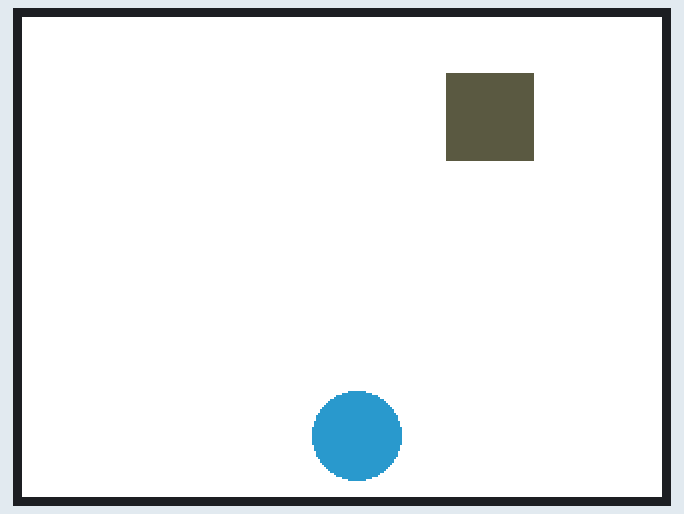
Recording of a sketch running on a simulated ESP32. On the bench: 320×240 colour display. Random numbers use the default seed unless the sketch sets one.

Above: at 0.28 s.
At 5.14 s:
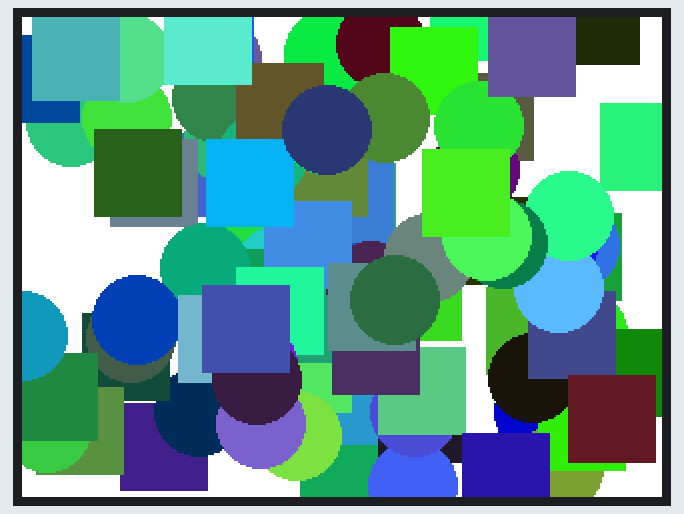
At 10.11 s:
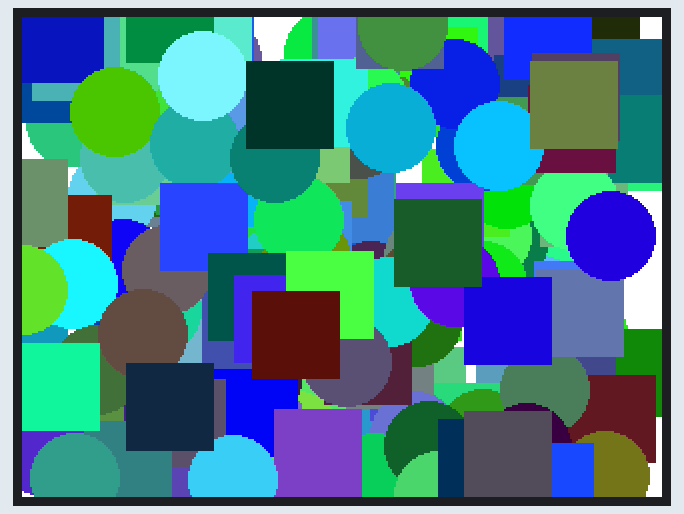
At 20.05 s:
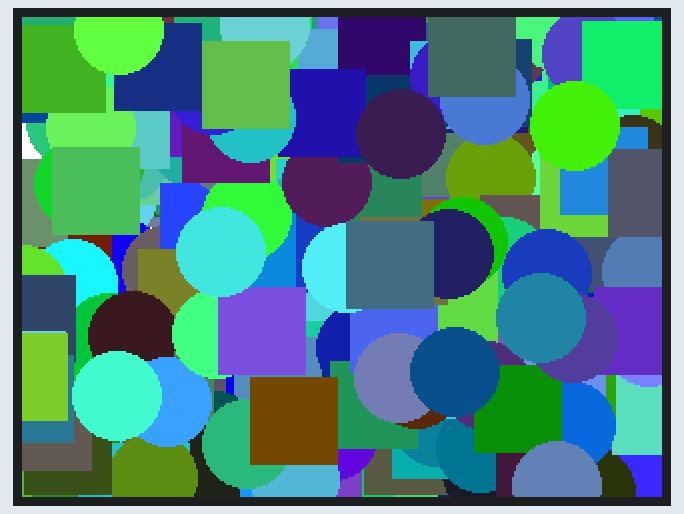
At 29.98 s:
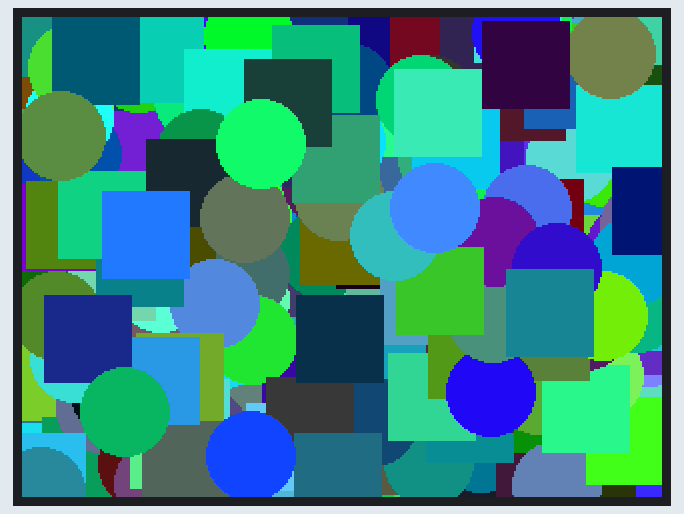
At 39.93 s:
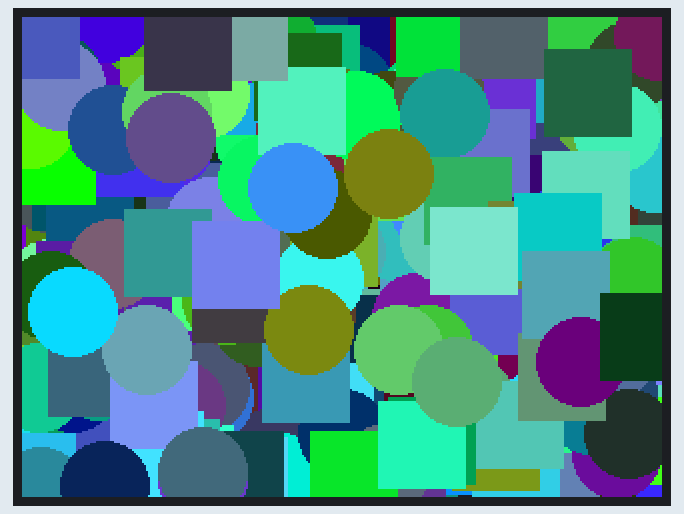

The sketch:

03_Display.ino
```cpp
#include "M5Unified.h"

// https://docs.m5stack.com/en/arduino/m5sticks3/display

void draw_function(LovyanGFX *gfx)
{
    int x = rand() % gfx->width();
    int y = rand() % gfx->height();
    int r = (gfx->width() >> 4) + 2;
    uint16_t c = rand();
    gfx->fillRect(x - r, y - r, r * 2, r * 2, c);
}

void setup()
{
    auto cfg = M5.config();
    M5.begin(cfg);

    M5.Power.setExtOutput(false); // Add: this line to disable the external power output

    // Delete: setTextSize

    M5.Display.clear(TFT_WHITE);
}

void loop()
{
    int x = rand() % M5.Display.width();
    int y = rand() % M5.Display.height();
    int r = (M5.Display.width() >> 4) + 2;
    uint16_t c = rand();
    M5.Display.fillCircle(x, y, r, c);
    draw_function(&M5.Display);
    delay(100); // 1000 -> 100
}
```
